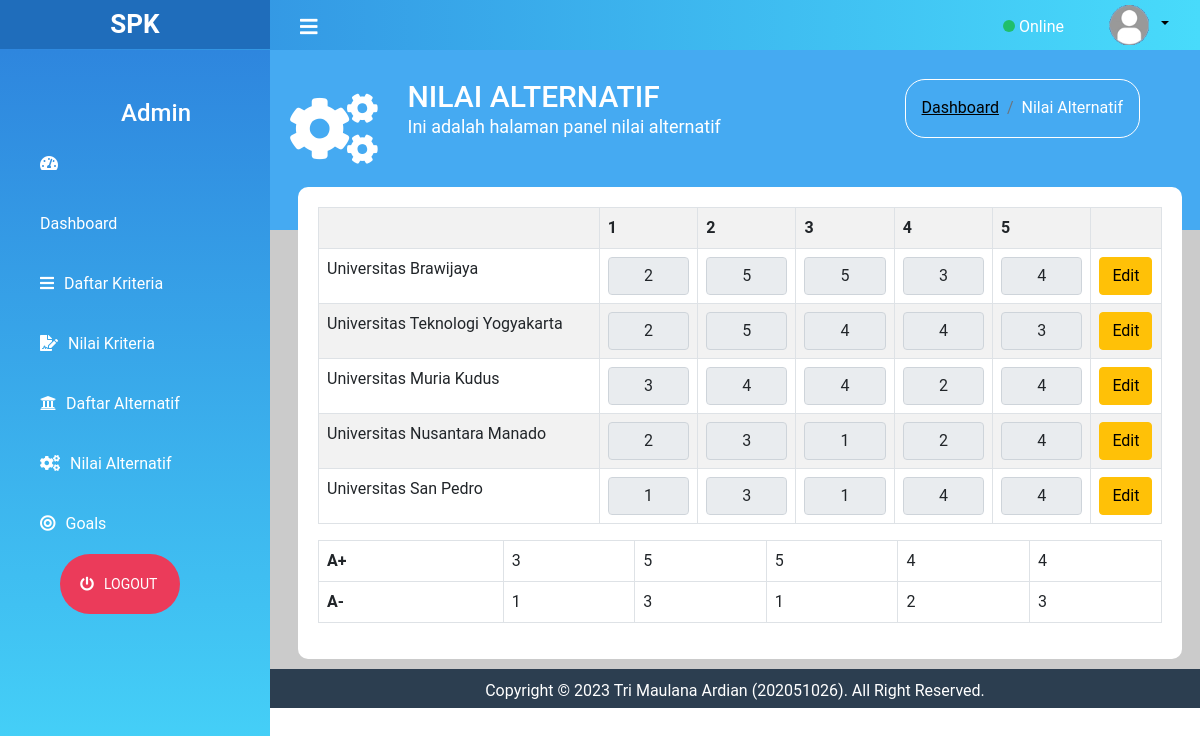
The app's page /index.php?page=NAlternatif (signed in) with its own data.
### tables this page shows
CREATE TABLE `dkriteria` (
  `id_kriteria` int(11) NOT NULL,
  `nama_kriteria` varchar(50) NOT NULL
);

CREATE TABLE `dalternatif` (
  `id_alternatif` int(11) NOT NULL,
  `nama` varchar(100) NOT NULL,
  `C1` int(5) NOT NULL,
  `C2` int(5) NOT NULL,
  `C3` int(5) NOT NULL,
  `C4` int(5) NOT NULL,
  `C5` int(5) NOT NULL
);

### nilai_alternatif.php (the view, shortened to what this page needs)
<div class="content-dashboard">
    <div class="icon-kiri-dashboard">
        <i class="fas fa-cogs text-left"></i>
    </div>
    <div class="kanan-dashboard">
        <h2>NILAI ALTERNATIF</h2>
        <p>Ini adalah halaman panel nilai alternatif</p>
    </div>
    <div class="kanan-tabel-konten">
            <nav aria-label="breadcrumb">
                <ol class="breadcrumb">
                    <li class="breadcrumb-item"><a href="index.php">Dashboard</a></li>
                    <li class="breadcrumb-item active" aria-current="page"><span>Nilai Alternatif</span></li>
                </ol>
            </nav>
        </div>
</div>
    <div class="panel-Dkriteria">
    <table class="table table-striped table-bordered">
    <?php
      $query=mysqli_query($conn, "SELECT * FROM dkriteria JOIN dalternatif WHERE dkriteria.id_kriteria=dalternatif.id_alternatif");
      echo "<th></th>";
      while ($data=mysqli_fetch_array($query)) {
      ?>
      <th><?php echo $data["id_kriteria"]; ?></th>
      <?php } ?>
      <th></th>
      <?php
      $query1=mysqli_query($conn, "SELECT * FROM dalternatif");
      while ($data1=mysqli_fetch_array($query1)) {
      ?>
      <tr>
      <td class="col-sm-4"><?php echo $data1["nama"]; ?></td>
      <td><input type="text" style="text-align:center;" class="form-control" name="" id="" value="<?php echo $data1['C1']; ?>" readonly></td>
      <td><input type="text" style="text-align:center;" class="form-control" name="" id="" value="<?php echo $data1['C2']; ?>" readonly></td>
      <td><input type="text" style="text-align:center;" class="form-control" name="" id="" value="<?php echo $data1['C3']; ?>" readonly></td>
      <td><input type="text" style="text-align:center;" class="form-control" name="" id="" value="<?php echo $data1['C4']; ?>" readonly></td>
      <td><input type="text" style="text-align:center;" class="form-control" name="" id="" value="<?php echo $data1['C5']; ?>" readonly></td>
      <td>
        <a class="btn btn-warning" href="index.php?page=ubahNAlternatif&id=<?php echo $data1['id_alternatif']; ?>">Edit</a>
      </td>
      </tr>
      <?php } ?>
      </table>
      <table class="table table-bordered">
        <?php
        $query2=mysqli_query($conn, "SELECT * FROM dalternatif");
        while ($data2=mysqli_fetch_array($query2)) {
            $C1[] = $data2['C1'];
            $C2[] = $data2['C2'];
            $C3[] = $data2['C3'];
            $C4[] = $data2['C4'];
            $C5[] = $data2['C5'];
        }
        $minC1 = min($C1);
        $maxC1 = max($C1);
        $minC2 = min($C2);
        $maxC2 = max($C2);
        $minC3 = min($C3);
        $maxC3 = max($C3);
        $minC4 = min($C4);
        $maxC4 = max($C4);
        $minC5 = min($C5);
        $maxC5 = max($C5);
        echo "<tr>
            <th>A+</th>
            <td>$maxC1</td>
            <td>$maxC2</td>
            <td>$maxC3</td>
            <td>$maxC4</td>
            <td>$maxC5</td>
        </tr>
        <tr>
            <th>A-</th>
            <td>$minC1</td>
            <td>$minC2</td>
            <td>$minC3</td>
            <td>$minC4</td>
            <td>$minC5</td>
        </tr>";
    ?>
    </table>
    </div>
</div>

### css/style1.css (style rules this page uses)
body { margin :0; padding :0; font-family: "Roboto", sans-serif; }
.content-dashboard { min-height: 180px; background-color: #45AAF2; padding-top: 29px; }
.icon-kiri-dashboard { float: left; font-size: 70px; padding-left: 20px; color: #ffffff; }
.kanan-dashboard { float: left; padding-left: 30px; font-family: "Roboto", sans-serif; }
.kanan-dashboard h2 { color: #ffffff; font-size: 30px; }
.kanan-dashboard p { color: #ffffff; font-size: 18px; margin-top: -10px; }
.kanan-tabel-konten { float: right; margin-right: 60px; padding: 16px; padding-bottom: 1px; border: 1px solid #fff; border-radius: 20px; }
.kanan-tabel-konten span { color: #fff; }
.kanan-tabel-konten a { color: #000; transition: 0.5s; transition-property: color; }
.panel-Dkriteria { padding: 20px; width: 95%; background-color: #ffffff; margin-top: -43px; margin-left : 28px; border-radius: 10px; }

### records on screen
dkriteria: id_kriteria "1"
dkriteria: id_kriteria "2"
dkriteria: id_kriteria "3"
dkriteria: id_kriteria "4"
dkriteria: id_kriteria "5"
dalternatif: nama "Universitas Brawijaya", C1 "2", C2 "5", C3 "5", C4 "3", C5 "4"
dalternatif: nama "Universitas Teknologi Yogyakarta", C1 "2", C2 "5", C3 "4", C4 "4", C5 "3"
dalternatif: nama "Universitas Muria Kudus", C1 "3", C2 "4", C3 "4", C4 "2", C5 "4"
dalternatif: nama "Universitas Nusantara Manado", C1 "2", C2 "3", C3 "1", C4 "2", C5 "4"
dalternatif: nama "Universitas San Pedro", C1 "1", C2 "3", C3 "1", C4 "4", C5 "4"

### other values on screen
$maxC1 "3"
$maxC2 "5"
$maxC3 "5"
$maxC4 "4"
$maxC5 "4"
$minC1 "1"
$minC2 "3"
$minC3 "1"
$minC4 "2"
$minC5 "3"
